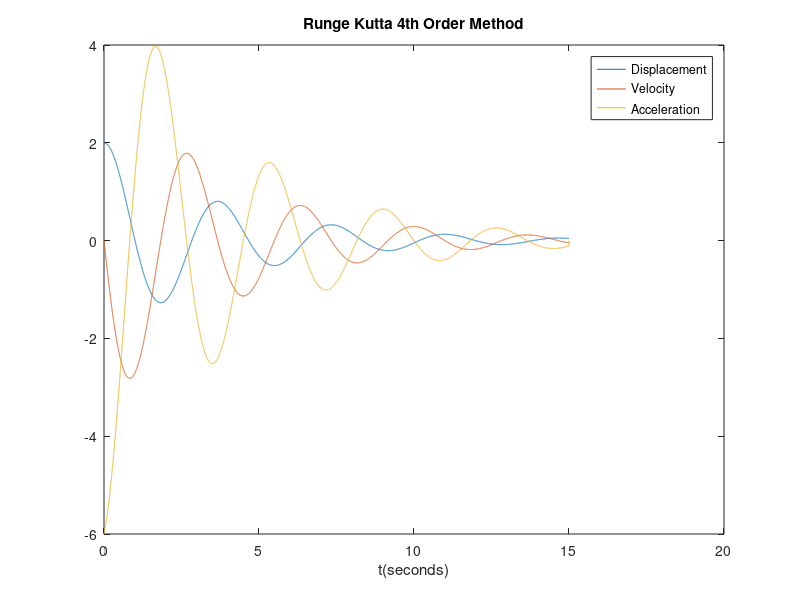

MATLAB code for this plot:
M = 1;
K = 3;
B = 0.5;
x0 = 2;
v0 = 0;
Integration_Time = 15;
h = 0.001;
N = Integration_Time / h;

t = [0:h:Integration_Time];
x = zeros(N+1,1);
v = zeros(N+1,1);
a = zeros(N+1,1);
x(1) = x0;
v(1) = v0;

for i = 1:N 
    k1 = h .* (-K .*x(i) - B .* v(i));
    k2 = h .* (-K .*(x(i) + (h/2)) - B .* (v(i) + (k1/2)));
    k3 = h .* (-K .*(x(i) + (h/2)) - B .* (v(i) + (k2/2)));
    k4 = h .* (-K .* (x(i)+h) - B .* (v(i) + k3));
    

    k5 = h * v(i);
    k6 = h * (v(i) + k5/2);
    k7 = h * (v(i) + k6/2);
    k8 = h * (v(i) + k7);
    
    v(i+1) = v(i) + k1/6 + k2/3 + k3/3 + k4/6;
    x(i+1) = x(i) + k5/6 + k6/3 + k7/3 + k8/6;
    a(i) = (-K .*x(i) - B .* v(i));
end

plot(t,x,t,v,t,a)
xlabel('t(seconds)');
title('Runge Kutta 4th Order Method');
legend('Displacement','Velocity','Acceleration');